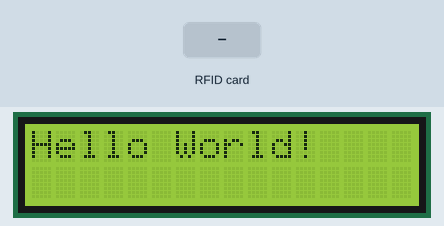
A sketch run on a simulated Arduino Uno, built with avr-gcc and run on an emulated ATmega328P. Shown: 16×2 character LCD. Inputs (shaded band) come from the test bench. What the sketch prints to the serial monitor is not drawn.

Above: at 1.3 s.
1.4 s: RFID card 5E 7A 19 C4 held to the reader
At 2.7 s:
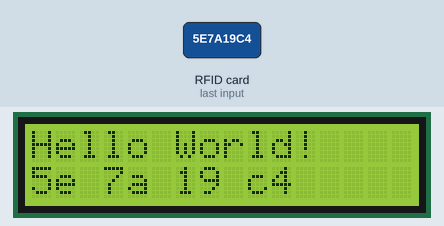
Timing chart, 0 to 4.4 s (numbered marks = the images above; inputs shaded):
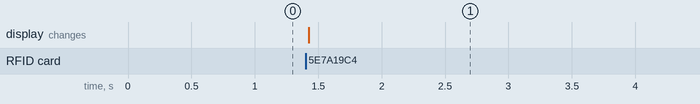

The sketch:

rfid2.ino
```cpp
/* Initial Author: ryand1011 (https://github.com/ryand1011)
 *
 * Reads data written by a program such as "rfid_write_personal_data.ino"
 *
 * See: https://github.com/miguelbalboa/rfid/tree/master/examples/rfid_write_personal_data
 *
 * Uses MIFARE RFID card using RFID-RC522 reader
 * Uses MFRC522 - Library
 * -----------------------------------------------------------------------------------------
 *             MFRC522      Arduino       Arduino   Arduino    Arduino          Arduino
 *             Reader/PCD   Uno/101       Mega      Nano v3    Leonardo/Micro   Pro Micro
 * Signal      Pin          Pin           Pin       Pin        Pin              Pin
 * -----------------------------------------------------------------------------------------
 * RST/Reset   RST          9             5         D9         RESET/ICSP-5     RST
 * SPI SS      SDA(SS)      10            53        D10        10               10
 * SPI MOSI    MOSI         11 / ICSP-4   51        D11        ICSP-4           16
 * SPI MISO    MISO         12 / ICSP-1   50        D12        ICSP-1           14
 * SPI SCK     SCK          13 / ICSP-3   52        D13        ICSP-3           15
 *
 * More pin layouts for other boards can be found here: https://github.com/miguelbalboa/rfid#pin-layout
 */

// rfidとLCDが両立できるか
#include <LiquidCrystal.h>
#include <SPI.h>
#include <MFRC522.h>

#define SS_PIN 10
#define RST_PIN 9

// RS, E, D4, D5, D6, D7
LiquidCrystal lcd(4, 5, 6, 7, 8, A0);

MFRC522 rfid(SS_PIN, RST_PIN);
String datarfid = ""; // RFID UID を保存する変数

void setup()
{
  Serial.begin(9600);
  SPI.begin();
  rfid.PCD_Init();
  Serial.println("Place your RFID card");

  lcd.begin(16, 2); // 16x2 LCD
  lcd.print("Hello World!");
}

void loop()
{
  // 新しいカードがあるか
  if (!rfid.PICC_IsNewCardPresent())
  {
    return;
  }

  // カードのUIDを読み取る
  if (!rfid.PICC_ReadCardSerial())
  {
    return;
  }

  // UID表示
  Serial.print("UID: ");
  datarfid = ""; // リセット
  for (byte i = 0; i < rfid.uid.size; i++)
  {
    if (rfid.uid.uidByte[i] < 0x10)
    {
      Serial.print("0");
      datarfid += "0";
    }
    Serial.print(rfid.uid.uidByte[i], HEX);
    datarfid += String(rfid.uid.uidByte[i], HEX);
    Serial.print(" ");
    datarfid += " ";
  }
  Serial.println();
  Serial.println("Saved UID: " + datarfid);

  // LCD表示
  lcd.setCursor(0, 1);
  lcd.print(datarfid);

  // 通信終了
  rfid.PICC_HaltA();
  rfid.PCD_StopCrypto1();
}
```

Measured:
- after the input at 1.4 s, the display: changes at once (image 1)
